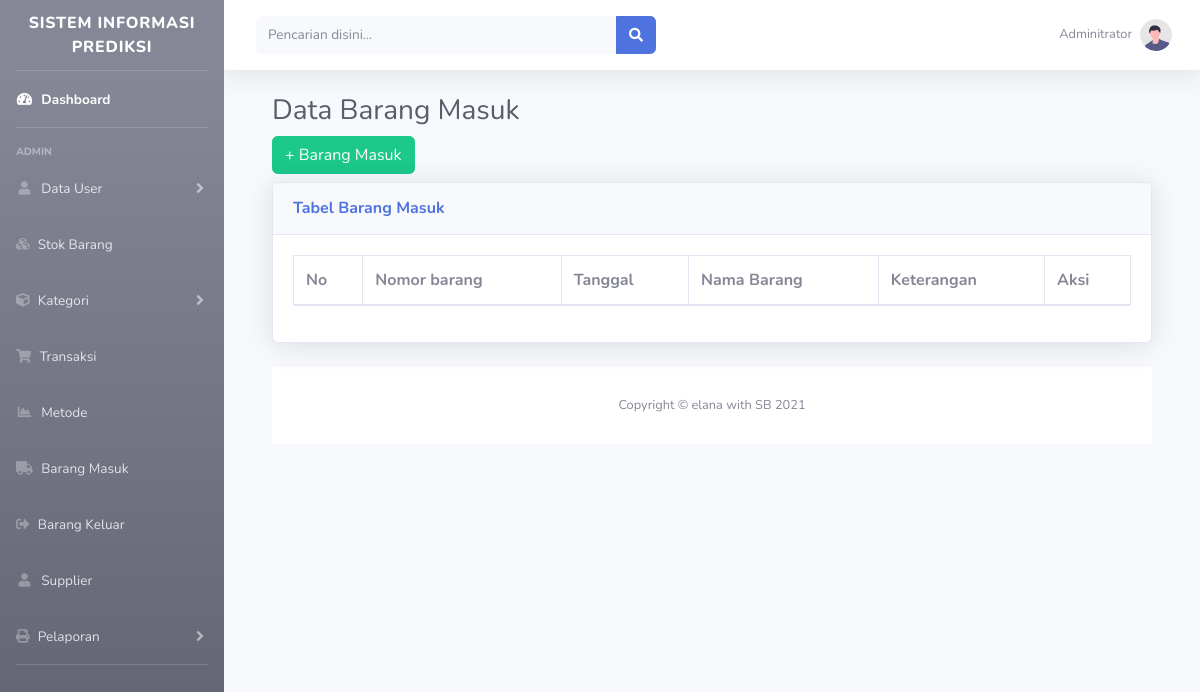
Before: /?halaman=barang_masuk (signed in) with the older database file.
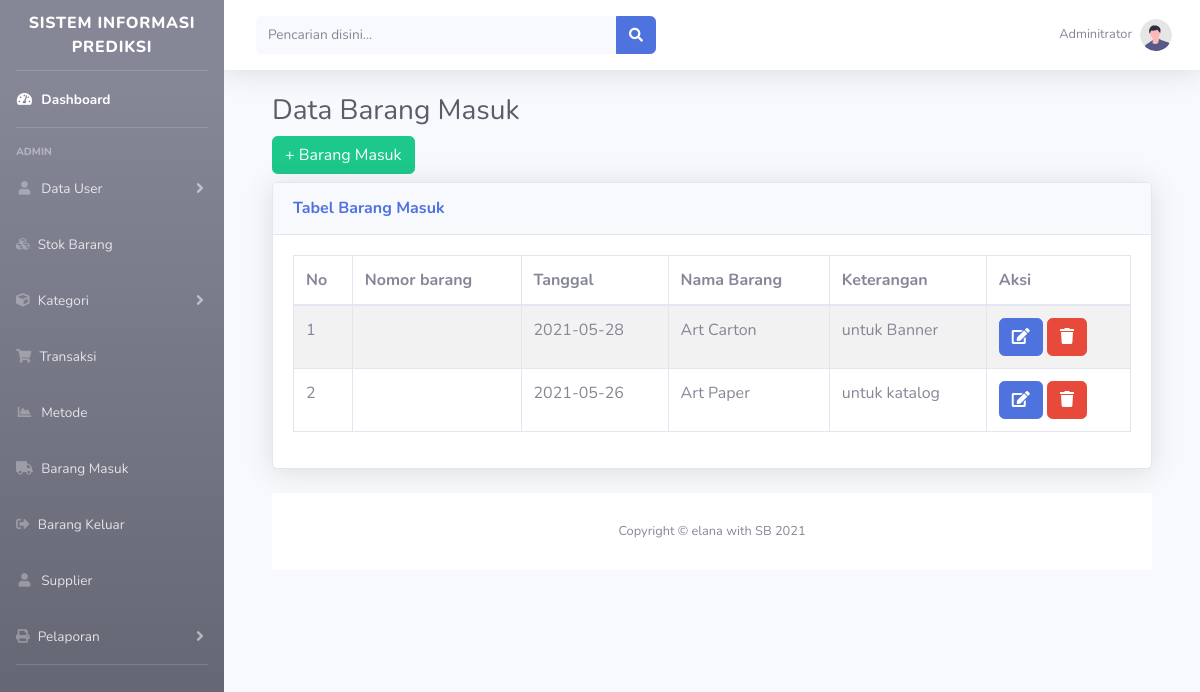
After: the same page with the newer database file.
### tables this page shows
CREATE TABLE `barang_masuk` (
  `id` int(11) NOT NULL,
  `kode_barang` varchar(255) NOT NULL,
  `tanggal` varchar(255) NOT NULL DEFAULT current_timestamp(),
  `nama_barang` varchar(255) NOT NULL,
  `keterangan` text NOT NULL
);

### admin/barang_masuk/index_barangmasuk.php (the view)
<div class="container-fluid">
    <h1 class="h3 mb-2 text-gray-800">Data Barang Masuk </h1>
    <div class="box">
        <div class="box-header">
            <h3 class="box-title"><span class="pull-right"><a href="?halaman=barang_masuk&aksi=tambah" class="btn btn-success"> + Barang Masuk</a></span></h3>
            <div class="card shadow mb-4">
                <div class="card-header py-3">
                    <h6 class="m-0 font-weight-bold text-primary">Tabel Barang Masuk</h6>
                </div>
                <div class="card-body">
                    <div class="table-responsive">
                        <table id="example1" class="table table-bordered table-striped">
                            <thead>
                                <tr>
                                    <th>No</th>
                                    <th>Nomor barang</th>
                                    <th>Tanggal</th>
                                    <th>Nama Barang</th>
                                    <th>Keterangan</th>
                                    <th>Aksi</th>
                                </tr>
                            </thead>
                            <tbody>
                                <?php
                                $no = 1;
                                $sql = "select * from barang_masuk";
                                $query = mysqli_query($conn, $sql);
                                while ($row = mysqli_fetch_assoc($query)) :
                                ?>
                                    <tr>
                                        <td><?= $no ?></td>
                                        <td><?= $row['barang_id'] ?></td>
                                        <td><?= $row['tanggal'] ?></td>
                                        <td><?= $row['nama_barang'] ?></td>
                                        <td><?= $row['keterangan'] ?></td>
                                        <td>
                                            <a href="?halaman=barang_masuk&aksi=edit&id=<?= $row['id'] ?>" class="btn btn-primary"><i class="fa fa-edit"></i></a>
                                            <a href="?halaman=barang_masuk&aksi=delete&id=<?= $row['id'] ?>" class="btn btn-danger" onclick="return confirm('Apakah data akan dihapus?')"><i class="fa fa-trash"></i></a>
                                        </td>
                                    </tr>
                                <?php $no++;
                                endwhile; ?>
                            </tbody>
                        </table>
                    </div>
                </div>
            </div>
        </div>

Changed rows visible on the page:
added barang_masuk: tanggal "2021-05-28", nama_barang "Art Carton", keterangan "untuk Banner"
added barang_masuk: tanggal "2021-05-26", nama_barang "Art Paper", keterangan "untuk katalog"
